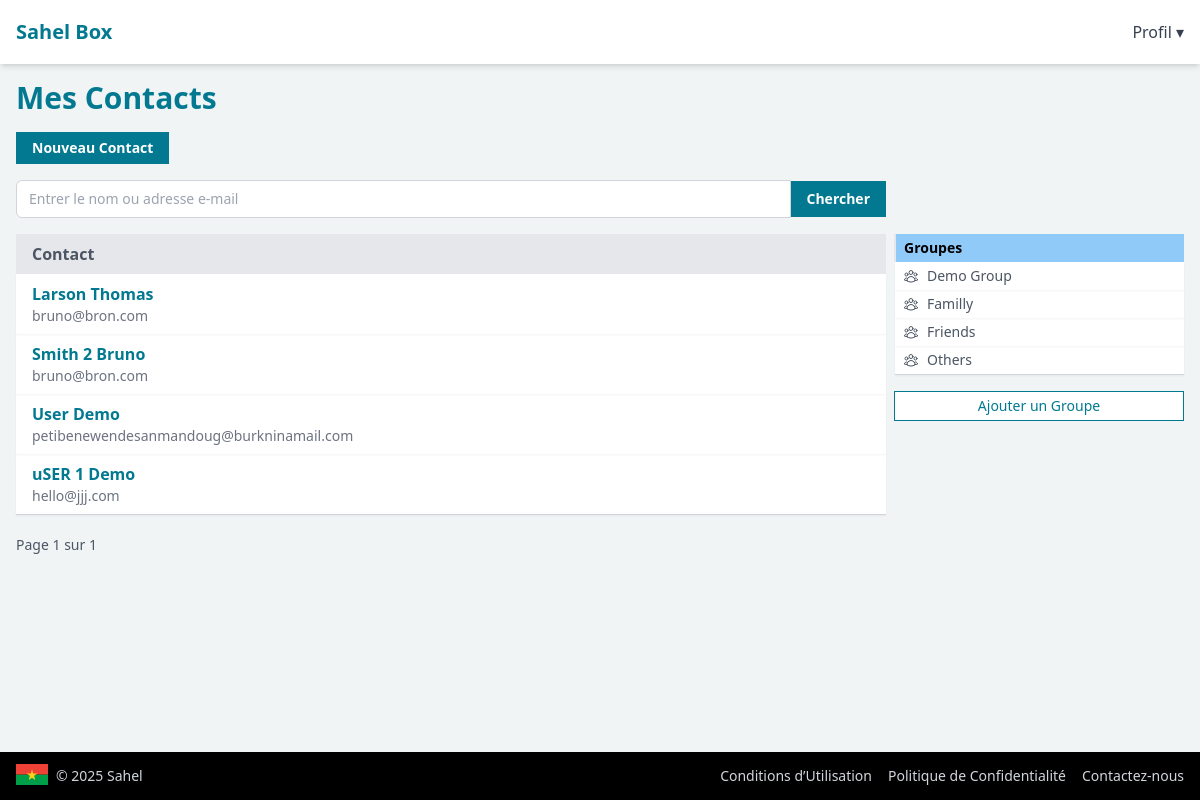
/mon-box/contacts (signed in), run on an earlier commit of the app's database.
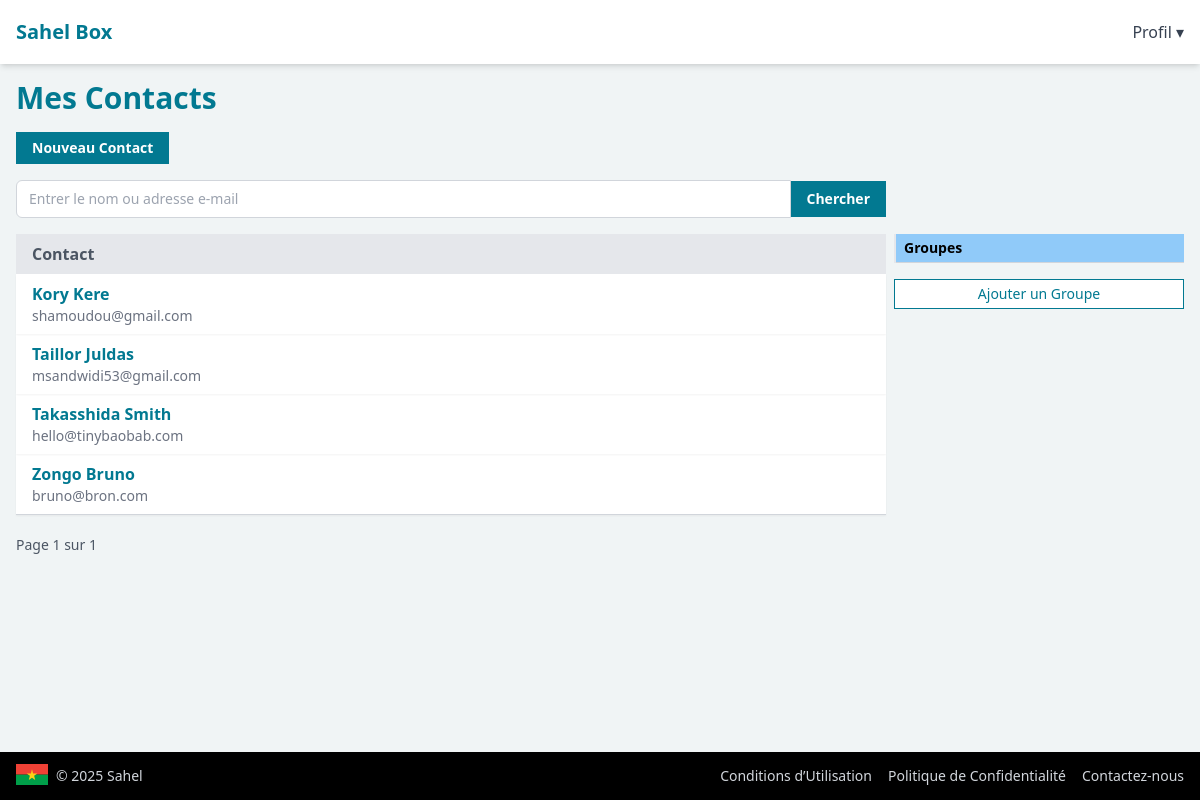
And on a later commit of the database.
### drive/models.py (models this page shows, shortened)
class ContactDetails(models.Model):
    first_name = models.CharField(max_length=255)
    last_name = models.CharField(max_length=255)
    email = models.EmailField()
    created_at = models.DateTimeField(auto_now_add=True)
    is_deleted = models.BooleanField(default=False)
    deleted_at = models.DateTimeField(null=True, blank=True)
    is_imported = models.BooleanField(default=False)
    imported_at = models.DateTimeField(null=True, blank=True)
    imported_contact_id = models.PositiveBigIntegerField(null=True, blank=True)
    groups = models.ManyToManyField(
        'ContactGroup',
        related_name='contacts',
        blank=True
    )
    user = models.ForeignKey(
        get_user_model(),
        on_delete=models.CASCADE,
        related_name='contacts'
    )
    class Meta:
        ordering = ['first_name']
    @property
    def full_name(self):
        return f"{self.first_name} {self.last_name}"

class ContactGroup(models.Model):
    name = models.CharField(max_length=255)
    description = models.TextField(max_length=1500)
    created_at = models.DateTimeField(auto_now_add=True)
    is_deleted = models.BooleanField(default=False)
    deleted_at = models.DateTimeField(null=True, blank=True)
    user = models.ForeignKey(
        get_user_model(),
        on_delete=models.CASCADE,
        related_name='contact_groups'
    )
    class Meta:
        ordering = ['name']
    def __str__(self):
        return self.name

### drive/views.py (the view)
# urls.py: path('contacts', views.all_contacts_view, name='my-contacts'),
@require_http_methods(['GET', 'POST'])
@login_required
def all_contacts_view(request):
    page_size = request.GET.get('page_size', '50')
    if is_valid_int(page_size):
        page_size = int(page_size)
    else:
        page_size = 50
    page = request.GET.get('page', '1')
    if is_valid_int(page):
        page = int(page)
    else:
        page = 1
    if page_size > 50:
        page_size = 50
    group_id = None
    group = None
    search_term = None
    contacts = list()
    if request.method == 'POST':
        search_term = request.POST.get('search_term')
        if search_term:
            contacts = ContactDetails.objects.filter(
                Q(first_name__icontains=search_term) |
                Q(last_name__icontains=search_term) |
                Q(email__icontains=search_term),
                user=request.user,
                is_deleted=False
            )
    else:
        group_id = request.GET.get('group')
        if group_id:
            group = ContactGroup.objects.filter(
                is_deleted=False,
                user=request.user,
                id=group_id
            ).first()
            if not group:
                messages.warning(request, 'Groupe introuvable')
                return redirect('my-contacts')
            contacts = group.contacts.all().filter(
                is_deleted=False
            )
        else:
            contacts = ContactDetails.objects.filter(
                is_deleted=False,
                user=request.user
            )
    contact_groups = ContactGroup.objects.filter(
        is_deleted=False,
        user=request.user
    )
    paginator = Paginator(contacts, page_size)
    page_obj = paginator.get_page(page)
    return render(request, 'contacts/contacts.html', {
        'contacts': page_obj,
        'contact_groups': contact_groups,
        'group': group,
        'search_term': search_term
    })

### core/utils.py (called while the page is built)
def is_valid_int(s):
    if not s:
        return False
    try:
        int(s)
        return True
    except ValueError:
        return False

### drive/templates/contacts/contacts.html (shortened to what this page needs)
{% extends 'base.html' %}
{% block content %}
<h1 class="text-xl md:text-2xl lg:text-3xl font-bold mb-4 text-[#027991]">
    <a href="{% url 'my-contacts' %}">Mes Contacts</a>
</h1>
<div>
    <div>
        <button id="addNewContactBtn"
            class="bg-[#027991] hover:bg-[#016073] text-white text-sm px-4 py-1.5 font-semibold">
            Nouveau Contact
        </button>
    </div>
    <div class="grid md:grid-cols-[3fr_1fr] sm:grid-cols-1 gap-2 mt-4">
        <div class="w-full">
            <form action="#" method="POST" class="flex items-center w-full">
                <input type="text" name="search_term" placeholder="Entrer le nom ou adresse e-mail"
                    class="flex-grow border border-gray-300 rounded-l-md px-3 py-2 text-sm outline-none" required
                    maxlength="30" value="{{search_term|default:''}}" />
                <button type="submit"
                    class="bg-[#027991] hover:bg-[#016073] text-white text-sm px-4 py-2 font-semibold">
                    Chercher
                </button>
            </form>
        </div>
    </div>
    <div class="grid md:grid-cols-[3fr_1fr] sm:grid-cols-1 gap-2 mt-4">
        <div>
            <table class="border-b border-gray-300 w-full" id="file-table">
                <thead class="bg-gray-200">
                    <tr>
                        <th class="px-4 py-2 text-left text-md text-gray-600 font-semibold">
                            Contact
                        </th>
                    </tr>
                </thead>
                <tbody class="bg-white">
                    {% for contact in contacts %}
                    <tr class="shadow shadow-sm group hover:bg-gray-50 hover:text-[#027991]">
                        <td class="px-4 py-2 text-md">
                            <a href="#" class="text-[#027991] hover:text-[#016073] font-semibold shrink-0"
                                onclick="openEditContactDialog(this)" data-first-name="{{contact.first_name}}"
                                data-last-name="{{contact.last_name}}" data-email="{{contact.email}}"
                                data-groups="{{contact.groups.all|join:','}}" data-id="{{contact.id}}">
                                {{contact.full_name}}</a>
                            <p class="text-sm text-gray-500">{{contact.email}}</p>
                        </td>
                    </tr>
                    {% endfor %}
                </tbody>
            </table>
            {% if contacts %}
            <div class="mt-4 flex gap-2">
                <span class="mr-3 py-1 text-gray-600 text-sm ">Page {{ contacts.number }} sur
                    {{contacts.paginator.num_pages}}</span>
            </div>
            {% endif %}
        </div>
        <div id="right-pane">
            <div class="mb-4">
                <table class="min-w-full border-b border-gray-300">
                    <thead class="bg-[#90caf9]">
                        <tr>
                            <th class="px-2 py-1 text-left text-sm font-semibold border-l-2 border-gray-200">
                                {% if group %}
                                <span>Autres Groupes</span>
                                {% else %}
                                <span>Groupes</span>
                                {% endif %}
                            </th>
                        </tr>
                    </thead>
                    {% if contact_groups %}
                    <tbody class="bg-white">
                        {% for group in contact_groups %}
                        <tr class="shadow shadow-sm group hover:bg-gray-50">
                            <td class="px-2 py-1 text-sm text-gray-600">
                                <a href="{% url 'my-contacts' %}?group={{group.id}}"
                                    class="flex items-center space-x-2">
                                    <span>{{ group.name }}</span>
                                </a>
                            </td>
                        </tr>
                        {% endfor %}
                    </tbody>
                    {% endif %}
                </table>
                {% if contact_groups|length < 10 %} <button type="button" id="addNewContactGroup"
                    class="w-full text-sm border border-[#027991] text-[#027991] px-4 py-1 bg-white hover:bg-gray-50 mt-4">
                    Ajouter un Groupe</button>
                    {% endif %}
            </div>
        </div>
    </div>
</div>
{% endblock %}

### core/templates/base.html (shortened to what this page needs)
{% load static %}
<!DOCTYPE html>
<html lang="fr">
<head>
</head>
<body class="min-h-screen flex flex-col bg-[#F0F4F5]">
    {% include 'partials/navbar.html' %}
    <main class="flex-grow p-4">
        {% block content %}{% endblock %}
    </main>
    {% include 'partials/footer.html' %}
</body>
</html>

### core/templates/partials/navbar.html (shortened to what this page needs)
<nav class="bg-white shadow-md">
  <div class="mx-auto px-4">
    <div class="flex justify-between h-16">
      <div class="flex">
        <div class="flex-shrink-0 flex items-center text-xl font-bold text-[#027991]">
          <a href="{% url 'home' %}">Sahel Box</a>
        </div>
      </div>
      <div class="hidden sm:flex sm:items-center sm:space-x-4">
        {% if user.is_authenticated %}
        <div class="relative group inline-block">
          <button class="text-gray-700 hover:text-blue-600">Profil ▾</button>
        </div>
        {% endif %}
      </div>
    </div>
  </div>
</nav>

### core/templates/partials/footer.html
<footer class="bg-[#016073]">
    <div
        class="bg-black w-full py-3 px-4 flex flex-col md:flex-row justify-between items-center text-sm text-gray-300 gap-4">
        <div class="flex items-center gap-2 order-last md:order-first">
            <div class="w-8 h-6">
                <svg xmlns="http://www.w3.org/2000/svg" viewBox="0 0 18 12">
                    <rect width="18" height="6" fill="#EF4135" />
                    <rect y="6" width="18" height="6" fill="#009E49" />
                    <polygon points="9,3 9.6,5.4 12,5.4 10.2,6.6 10.8,9 9,7.8 7.2,9 7.8,6.6 6,5.4 8.4,5.4"
                        fill="#FCD116" />
                </svg>
            </div>
            <span>© 2025 Sahel</span>
        </div>
        <div class="flex flex-col sm:flex-row sm:space-x-4 space-y-2 sm:space-y-0 text-center">
            <a href="{% url 'tos' %}" target="_blank" class="hover:text-white">Conditions d’Utilisation</a>
            <a href="{% url 'privacy' %}" target="_blank" class="hover:text-white">Politique de Confidentialité</a>
            <a href="{% url 'contact-us' %}" target="_blank" class="hover:text-white">Contactez-nous</a>
        </div>
    </div>
</footer>

What changed in the data, as far as the page shows it:
removed ContactDetails: full_name "Larson Thomas", email "bruno@bron.com"
removed ContactDetails: full_name "User Demo", email "petibenewendesanmandoug@burkninamail.com"
removed ContactDetails: full_name "uSER 1 Demo", email "hello@jjj.com"
removed ContactGroup: name "Demo Group"
removed ContactGroup: name "Familly"
removed ContactGroup: name "Friends"
removed ContactGroup: name "Others"
added ContactDetails: full_name "Kory Kere", email "shamoudou@gmail.com"
added ContactDetails: full_name "Taillor Juldas", email "msandwidi53@gmail.com"
added ContactDetails: full_name "Takasshida Smith", email "hello@tinybaobab.com"
changed ContactDetails "bruno@bron.com": full_name "Smith 2 Bruno" → "Zongo Bruno"
